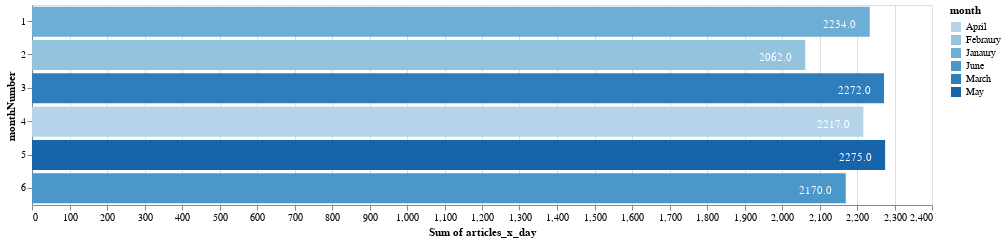

The cell this chart's notebook holds for it:
### Code cell
bars = alt.Chart(df).mark_bar().encode(
    alt.X('sum(articles_x_day):Q'),
    alt.Y('monthNumber:O'),
    alt.Color('month:O'),
    tooltip = [alt.Tooltip('sum(articles_x_day):Q')]
).properties(
    width = 900,
    height = 200
)

text = alt.Chart(df).mark_text(dx=-30, dy=3, color='white').encode(
    x=alt.X('sum(articles_x_day):Q', stack='zero'),
    y=alt.Y('monthNumber:O'),
    detail='month:O',
    text=alt.Text('sum(articles_x_day):Q', format='.1f'))
    
bars + text

### Figure 1 — Vega-Lite specification as saved in the notebook (floating-point values rounded to 4 significant figures; data arrays with more than 128 entries replaced by an {"elided": "..."} marker saying what was removed)
{"config": {"view": {"continuousWidth": 400, "continuousHeight": 300}}, "layer": [{"mark": "bar", "encoding": {"color": {"type": "ordinal", "field": "month"}, "tooltip": [{"type": "quantitative", "aggregate": "sum", "field": "articles_x_day"}], "x": {"type": "quantitative", "aggregate": "sum", "field": "articles_x_day"}, "y": {"type": "ordinal", "field": "monthNumber"}}, "height": 200, "width": 900}, {"mark": {"type": "text", "color": "white", "dx": -30, "dy": 3}, "encoding": {"detail": {"type": "ordinal", "field": "month"}, "text": {"type": "quantitative", "aggregate": "sum", "field": "articles_x_day", "format": ".1f"}, "x": {"type": "quantitative", "aggregate": "sum", "field": "articles_x_day", "stack": "zero"}, "y": {"type": "ordinal", "field": "monthNumber"}}}], "data": {"name": "data-2822873517b0be270366859ae7373640"}, "$schema": "https://vega.github.io/schema/vega-lite/v4.8.1.json", "datasets": {"data-2822873517b0be270366859ae7373640": {"elided": "181 records"}}}
